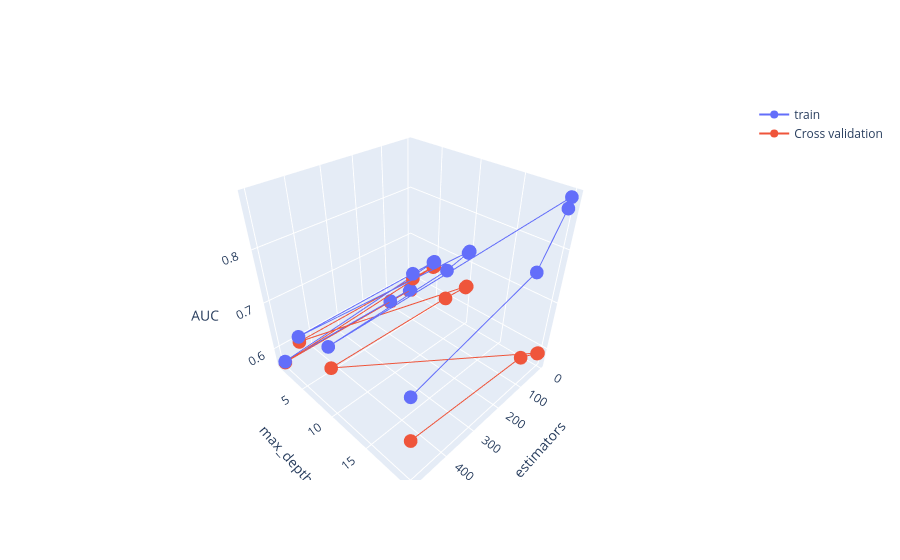

The code cell stored with this chart in its notebook:
### Code cell
# visualization of gridsearch 
# viz(AUC_score,x_axis,y_axis,viz_type='plot'):
viz(AUC_score=np.hstack((train_auc.reshape(-1,1),cv_auc.reshape(-1,1))),x_axis=param_sample_split,y_axis=param_depth)

### Figure 1 — Plotly figure (JSON) as saved in the notebook; plotly's stock layout.template omitted (floating-point values rounded to 4 significant figures)
{"data": [{"name": "train", "type": "scatter3d", "x": [5, 10, 100, 500, 5, 10, 100, 500, 5, 10, 100, 500, 5, 10, 100, 500], "y": [1, 1, 1, 1, 5, 5, 5, 5, 10, 10, 10, 10, 20, 20, 20, 20], "z": [0.5689, 0.5689, 0.5689, 0.5689, 0.6692, 0.6692, 0.6692, 0.6689, 0.7277, 0.726, 0.7146, 0.7016, 0.8853, 0.869, 0.788, 0.7289]}, {"name": "Cross validation", "type": "scatter3d", "x": [5, 10, 100, 500, 5, 10, 100, 500, 5, 10, 100, 500, 5, 10, 100, 500], "y": [1, 1, 1, 1, 5, 5, 5, 5, 10, 10, 10, 10, 20, 20, 20, 20], "z": [0.5667, 0.5667, 0.5667, 0.5667, 0.6583, 0.6583, 0.6582, 0.6583, 0.6509, 0.6501, 0.6544, 0.659, 0.5895, 0.5907, 0.6197, 0.6454]}], "layout": {"scene": {"xaxis": {"title": {"text": "n_estimators"}}, "yaxis": {"title": {"text": "max_depth"}}, "zaxis": {"title": {"text": "AUC"}}}}}
